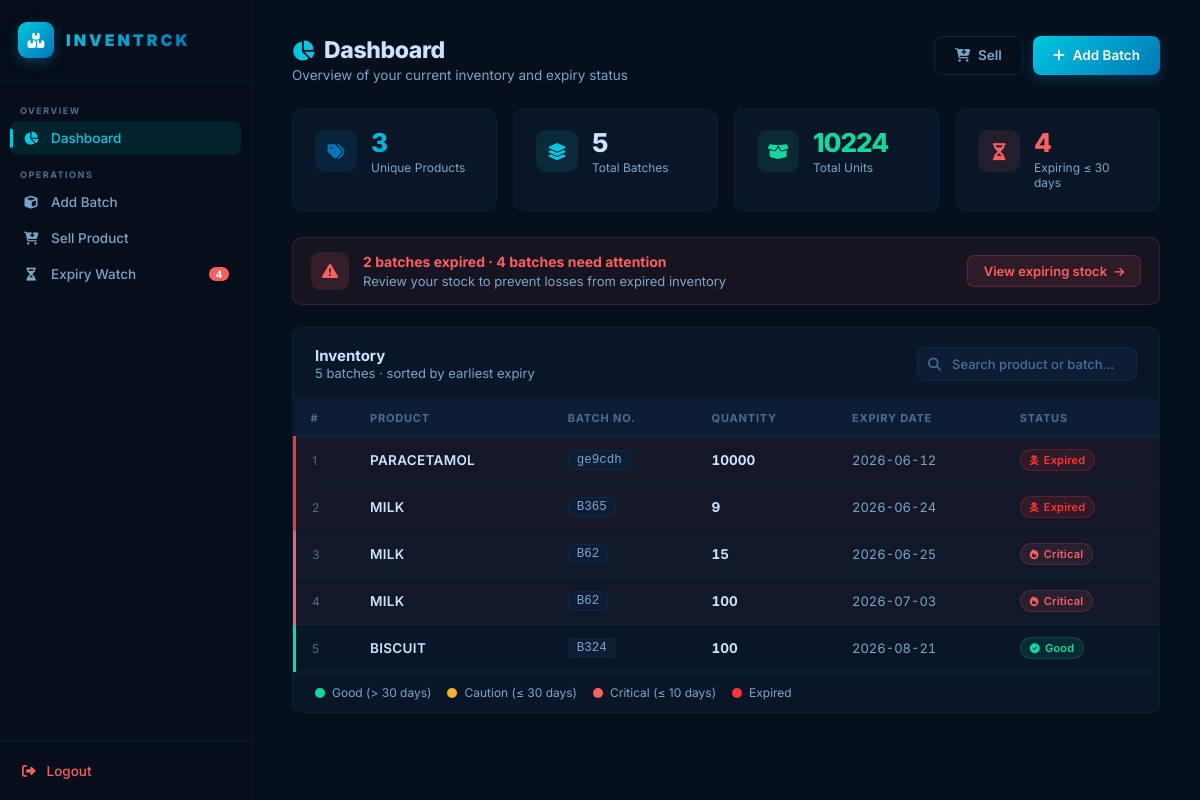
Screenshot of / (signed in) with the database file from the repository.
### tables this page shows
CREATE TABLE inventory (
            id INTEGER PRIMARY KEY AUTOINCREMENT,
            user_email TEXT,
            product_name TEXT NOT NULL,
            batch_no TEXT NOT NULL,
            quantity INTEGER NOT NULL,
            expiry_date TEXT NOT NULL,
            FOREIGN KEY (user_email) REFERENCES user(email)
        );

### app.py (the view)
@app.route('/')
def home():
    if session.get('email'):
        email         = session.get('email')
        load_from_db(email)
        inventory     = get_all_inventory(email=email)
        expiring_items = get_expiring_stocks(email=email)
        ctx           = get_expiry_context()
        return render_template(
            'dashboard.html',
            inventory      = inventory,
            expiring_items = expiring_items,
            **ctx
        )
    return render_template('landing_page.html')

### app.py (called while the page is built)
@app.after_request
def add_header(response):
    response.headers["Cache-Control"] = "no-store, no-cache, must-revalidate, max-age=0"
    response.headers["Pragma"] = "no-cache"
    response.headers["Expires"] = "0"
    return response

def get_expiry_context():
    today = datetime.date.today()
    warn_date    = today + datetime.timedelta(days=10)
    caution_date = today + datetime.timedelta(days=30)
    return {
        'today_date'        : today.strftime('%Y-%m-%d'),
        'expiry_warn_date'  : warn_date.strftime('%Y-%m-%d'),
        'expiry_caution_date': caution_date.strftime('%Y-%m-%d'),
    }

### heap.py (called while the page is built)
def clear_heap(email):
    global user_heaps
    user_heaps[email] = []

def push_batch(email, item_id, product_name, batch_no, quantity, expiry_date_str):
    global user_heaps
    if email not in user_heaps:
        user_heaps[email] = []
    expiry_date = datetime.datetime.strptime(expiry_date_str, '%Y-%m-%d').date()
    heap_element = (expiry_date, item_id, product_name, batch_no, quantity)
    heapq.heappush(user_heaps[email], heap_element)

def load_from_db(email):
    import sqlite3
    clear_heap(email)
    conn = sqlite3.connect('database.db')
    cursor = conn.cursor()
    cursor.execute("SELECT id, product_name, batch_no, quantity, expiry_date FROM inventory WHERE user_email=?", (email,))
    rows = cursor.fetchall()
    conn.close()
    for row in rows:
        push_batch(
            email=email,
            item_id=row[0],
            product_name=row[1],
            batch_no=row[2],
            quantity=row[3],
            expiry_date_str=row[4]
        )
    print(f" Successfully cached {len(user_heaps[email])} batches into the Min-Heap for {email}.")

### inventory_management.py (called while the page is built)
def get_all_inventory(email=None):
    try:
        conn = sqlite3.connect('database.db')
        cursor = conn.cursor()
        cursor.execute(
            "SELECT * FROM inventory WHERE user_email=? ORDER BY expiry_date ASC",
            (email,)
        )
        rows = cursor.fetchall()
        conn.close()
        return rows
    except Exception as e:
        conn.close()
        print(f"Error in get_all_inventory: {e}")
        return []

### templates/dashboard.html (shortened to what this page needs)
{% extends "base.html" %}
{% block content %}
{% set ns = namespace(total_qty=0) %}
{% set seen = [] %}
{% for item in inventory %}
    {% set ns.total_qty = ns.total_qty + item[4] %}
{% endfor %}
<div class="page-topbar">
    <div class="ph-titles">
        <h1><i class="fas fa-chart-pie" style="color:var(--a);margin-right:10px;font-size:20px"></i>Dashboard</h1>
        <p>Overview of your current inventory and expiry status</p>
    </div>
    <div class="ph-actions">
        <a href="{{ url_for('sell_product_route') }}" class="btn btn-ghost">
            <i class="fas fa-cart-arrow-down"></i> Sell
        </a>
        <a href="{{ url_for('add_batchs') }}" class="btn btn-prim">
            <i class="fas fa-plus"></i> Add Batch
        </a>
    </div>
</div>
<div class="stats-grid">
    <div class="stat-card">
        <div class="stat-icon si-blue"><i class="fas fa-tags"></i></div>
        <div class="stat-body">
            <div class="stat-num" style="background:var(--grad);-webkit-background-clip:text;-webkit-text-fill-color:transparent;background-clip:text">{{ seen | length }}</div>
            <div class="stat-lbl">Unique Products</div>
        </div>
    </div>
    <div class="stat-card">
        <div class="stat-icon si-cyan"><i class="fas fa-layer-group"></i></div>
        <div class="stat-body">
            <div class="stat-num">{{ inventory | length }}</div>
            <div class="stat-lbl">Total Batches</div>
        </div>
    </div>
    <div class="stat-card">
        <div class="stat-icon si-green"><i class="fas fa-box-open"></i></div>
        <div class="stat-body">
            <div class="stat-num" style="color:var(--ok)">{{ ns.total_qty }}</div>
            <div class="stat-lbl">Total Units</div>
        </div>
    </div>
    <div class="stat-card">
        <div class="stat-icon {% if expiring_items | length > 0 %}si-crit{% else %}si-green{% endif %}">
            <i class="fas fa-hourglass-half"></i>
        </div>
        <div class="stat-body">
            <div class="stat-num" style="color:{% if expiring_items | length > 0 %}var(--crit){% else %}var(--ok){% endif %}">
                {{ expiring_items | length }}
            </div>
            <div class="stat-lbl">Expiring ≤ 30 days</div>
        </div>
    </div>
</div>
{% if expiring_items | length > 0 %}
<div class="expiry-alert">
    <div class="expiry-alert-icon"><i class="fas fa-triangle-exclamation"></i></div>
    <div class="expiry-alert-text">
        <strong>
            {% set expired_cnt = [] %}
            {% if expired_cnt | length > 0 %}
                {{ expired_cnt | length }} batch{{ 'es' if expired_cnt | length > 1 }} expired ·
            {% endif %}
            {{ expiring_items | length }} batch{{ 'es' if expiring_items | length > 1 }} need attention
        </strong>
        <span>Review your stock to prevent losses from expired inventory</span>
    </div>
    <a href="{{ url_for('get_expiring_stock_route') }}">View expiring stock <i class="fas fa-arrow-right" style="font-size:11px;margin-left:4px"></i></a>
</div>
{% endif %}
<div class="tbl-section">
    <div class="tbl-header">
        <div>
            <div class="tbl-title">Inventory</div>
            <div class="tbl-meta">{{ inventory | length }} batch{{ 'es' if inventory | length != 1 else '' }} · sorted by earliest expiry</div>
        </div>
        <div class="tbl-controls">
            <div class="search-wrap">
                <input type="text" id="search-inp" placeholder="Search product or batch…" oninput="filterTable()">
            </div>
        </div>
    </div>
    {% if inventory %}
    <div style="overflow-x:auto">
        <table class="inv-table" id="inv-table">
            <thead>
                <tr>
                    <th>#</th>
                    <th>Product</th>
                    <th>Batch No.</th>
                    <th>Quantity</th>
                    <th>Expiry Date</th>
                    <th>Status</th>
                </tr>
            </thead>
            <tbody id="inv-body">
                {% for item in inventory %}
                {% if item[5] <= today_date %}
                    {% set row_cls = 'row-dead' %}
                    {% set badge_cls = 'xb-dead' %}
                    {% set badge_ico = 'fa-skull-crossbones' %}
                    {% set badge_lbl = 'Expired' %}
                {% elif item[5] <= expiry_warn_date %}
                    {% set row_cls = 'row-crit' %}
                    {% set badge_cls = 'xb-crit' %}
                    {% set badge_ico = 'fa-fire' %}
                    {% set badge_lbl = 'Critical' %}
                {% elif item[5] <= expiry_caution_date %}
                    {% set row_cls = 'row-warn' %}
                    {% set badge_cls = 'xb-warn' %}
                    {% set badge_ico = 'fa-circle-exclamation' %}
                    {% set badge_lbl = 'Caution' %}
                {% else %}
                    {% set row_cls = 'row-ok' %}
                    {% set badge_cls = 'xb-ok' %}
                    {% set badge_ico = 'fa-circle-check' %}
                    {% set badge_lbl = 'Good' %}
                {% endif %}
                <tr class="{{ row_cls }} inv-row" data-search="{{ item[2] | lower }} {{ item[3] | lower }}">
                    <td style="color:var(--txt3);font-size:12px">{{ loop.index }}</td>
                    <td><span class="cell-product">{{ item[2] }}</span></td>
                    <td><span class="cell-batch">{{ item[3] }}</span></td>
                    <td><span class="cell-qty">{{ item[4] }}</span></td>
                    <td><span class="cell-date">{{ item[5] }}</span></td>
                    <td>
                        <span class="xbadge {{ badge_cls }}">
                            <i class="fas {{ badge_ico }}" style="font-size:10px"></i>
                            {{ badge_lbl }}
                        </span>
                    </td>
                </tr>
                {% endfor %}
            </tbody>
        </table>
    </div>
    <div class="legend">
        <div class="legend-item"><div class="legend-dot ld-ok"></div>Good (> 30 days)</div>
        <div class="legend-item"><div class="legend-dot ld-warn"></div>Caution (≤ 30 days)</div>
        <div class="legend-item"><div class="legend-dot ld-crit"></div>Critical (≤ 10 days)</div>
        <div class="legend-item"><div class="legend-dot ld-dead"></div>Expired</div>
    </div>
    {% endif %}
</div>
{% endblock %}

### templates/base.html (shortened to what this page needs)
<!DOCTYPE html>
<html lang="en">
<head>
    <link href="https://cdnjs.cloudflare.com/ajax/libs/font-awesome/6.5.0/css/all.min.css" rel="stylesheet">
</head>
<body>
<aside class="sidebar" id="sb">
    <div class="sb-brand">
        <div class="sb-logo"><i class="fas fa-boxes-stacked"></i></div>
        <span class="sb-name">INVENTRCK</span>
    </div>
    <nav class="sb-nav">
        <div class="nav-section">
            <span class="nav-lbl">Overview</span>
            <a href="{{ url_for('home') }}"
               class="nav-a {% if request.endpoint == 'home' %}act{% endif %}">
                <span class="ni"><i class="fas fa-chart-pie"></i></span>Dashboard
            </a>
        </div>
        <div class="nav-section">
            <span class="nav-lbl">Operations</span>
            <a href="{{ url_for('add_batchs') }}"
               class="nav-a {% if request.endpoint == 'add_batchs' %}act{% endif %}">
                <span class="ni"><i class="fas fa-cube"></i></span>Add Batch
            </a>
            <a href="{{ url_for('sell_product_route') }}"
               class="nav-a {% if request.endpoint == 'sell_product_route' %}act{% endif %}">
                <span class="ni"><i class="fas fa-cart-arrow-down"></i></span>Sell Product
            </a>
            <a href="{{ url_for('get_expiring_stock_route') }}"
               class="nav-a {% if request.endpoint == 'get_expiring_stock_route' %}act{% endif %}">
                <span class="ni"><i class="fas fa-hourglass-half"></i></span>Expiry Watch
                {% if expiring_items is defined and expiring_items | length > 0 %}
                <span class="nav-badge">{{ expiring_items | length }}</span>
                {% endif %}
            </a>
        </div>
    </nav>
    <div class="sb-foot">
        <a href="{{ url_for('logout') }}" class="logout-a">
            <span class="ni"><i class="fas fa-right-from-bracket"></i></span>Logout
        </a>
    </div>
</aside>
<main class="main">
    {% block content %}{% endblock %}
</main>
</body>
</html>

### templates/base.html (style rules this page uses)
:root { --bg: #060f1c; --s1: #091628; --s2: #0c1d35; --card: #0f2240; --sidebar: #050e1a; --a: #00c8e0; --a2: #0077b6; --grad: linear-gradient(135deg, #00c8e0 0%, #0077b6 100%); --glow: rgba(0, 200, 224, 0.10); --txt: #cce4ff; --txt2: #7ba5c8; --txt3: #4a6f92; --ok: #10d9a0; --warn: #f0b429; --crit: #f96060; --dead: #ff3333; --ok-bg: rgba(16, 217, 160, 0.08); --warn-bg: rgba(240, 180, 41, 0.08); --crit-bg: rgba(249, 96, 96, 0.08); --dead-bg: rgba(255, 51, 51, 0.10); --bdr: rgba(0, 200, 224, 0.07); --bdr2: rgba(0, 200, 224, 0.14); --r: 10px; --r-sm: 7px; --sidebar-w: 252px; }
*, *::before, *::after { margin: 0; padding: 0; box-sizing: border-box; }
html { scroll-behavior: smooth; }
body { font-family: 'Inter', system-ui, -apple-system, sans-serif; background: var(--bg); color: var(--txt); min-height: 100vh; display: flex; }
.sidebar { width: var(--sidebar-w); background: var(--sidebar); border-right: 1px solid var(--bdr); display: flex; flex-direction: column; position: fixed; top: 0; left: 0; bottom: 0; z-index: 100; transition: transform .3s cubic-bezier(.4,0,.2,1); }
.sb-brand { padding: 22px 18px; border-bottom: 1px solid var(--bdr); display: flex; align-items: center; gap: 12px; flex-shrink: 0; }
.sb-logo { width: 36px; height: 36px; background: var(--grad); border-radius: 9px; display: grid; place-items: center; font-size: 15px; color: #fff; flex-shrink: 0; box-shadow: 0 4px 12px rgba(0,119,182,0.4); }
.sb-name { font-size: 16px; font-weight: 900; letter-spacing: 3px; background: var(--grad); -webkit-background-clip: text; -webkit-text-fill-color: transparent; background-clip: text; }
.sb-nav { flex: 1; overflow-y: auto; padding: 14px 10px; }
.nav-section { margin-bottom: 4px; }
.nav-lbl { font-size: 9px; font-weight: 700; letter-spacing: 1.5px; text-transform: uppercase; color: var(--txt3); padding: 10px 10px 5px; display: block; }
.nav-a { display: flex; align-items: center; gap: 11px; padding: 9px 12px; border-radius: 8px; color: var(--txt2); text-decoration: none; font-size: 13.5px; font-weight: 500; transition: all .18s; margin-bottom: 2px; position: relative; }
.nav-a.act { background: var(--glow); color: var(--a); }
.nav-a.act::before { content: ''; position: absolute; left: 0; top: 50%; transform: translateY(-50%); width: 3px; height: 55%; background: var(--a); border-radius: 0 2px 2px 0; }
.nav-a .ni { width: 18px; text-align: center; font-size: 13px; flex-shrink: 0; }
.nav-badge { margin-left: auto; background: var(--crit); color: #fff; font-size: 10px; font-weight: 700; padding: 1px 6px; border-radius: 10px; min-width: 20px; text-align: center; animation: pulse-badge 2s ease infinite; }
.sb-foot { padding: 12px 10px; border-top: 1px solid var(--bdr); flex-shrink: 0; }
.logout-a { display: flex; align-items: center; gap: 11px; padding: 9px 12px; border-radius: 8px; color: var(--crit); text-decoration: none; font-size: 13.5px; font-weight: 500; transition: background .18s; }
.main { margin-left: var(--sidebar-w); flex: 1; padding: 36px 40px; min-height: 100vh; }
.btn { display: inline-flex; align-items: center; gap: 8px; padding: 9px 20px; border-radius: 8px; font-size: 13.5px; font-weight: 600; font-family: 'Inter', sans-serif; text-decoration: none; cursor: pointer; border: none; transition: all .2s; line-height: 1.4; }
.btn-prim { background: var(--grad); color: #fff; box-shadow: 0 4px 14px rgba(0,119,182,0.35); }
.btn-ghost { background: transparent; color: var(--txt2); border: 1px solid var(--bdr2); }
.xbadge { display: inline-flex; align-items: center; gap: 5px; padding: 3px 9px; border-radius: 20px; font-size: 11px; font-weight: 600; letter-spacing: 0.3px; }

### rows the page displays
inventory: product_name "PARACETAMOL", batch_no "ge9cdh", quantity "10000", expiry_date "2026-06-12", badge_lbl "Expired"
inventory: product_name "MILK", batch_no "B365", quantity "9", expiry_date "2026-06-24", badge_lbl "Expired"
inventory: product_name "MILK", batch_no "B62", quantity "15", expiry_date "2026-06-25", badge_lbl "Critical"
inventory: product_name "MILK", batch_no "B62", quantity "100", expiry_date "2026-07-03", badge_lbl "Critical"
inventory: product_name "BISCUIT", batch_no "B324", quantity "100", expiry_date "2026-08-21", badge_lbl "Good"

### other values shown
{{ expiring_items | length }} "4"
{{ seen | length }} "3"
{{ inventory | length }} "5"
{{ ns.total_qty }} "10224"
{{ expired_cnt | length }} "2"
{{ 'es' if expired_cnt | length > 1 }} "es"
{{ 'es' if expiring_items | length > 1 }} "es"
{{ 'es' if inventory | length != 1 else '' }} "es"
